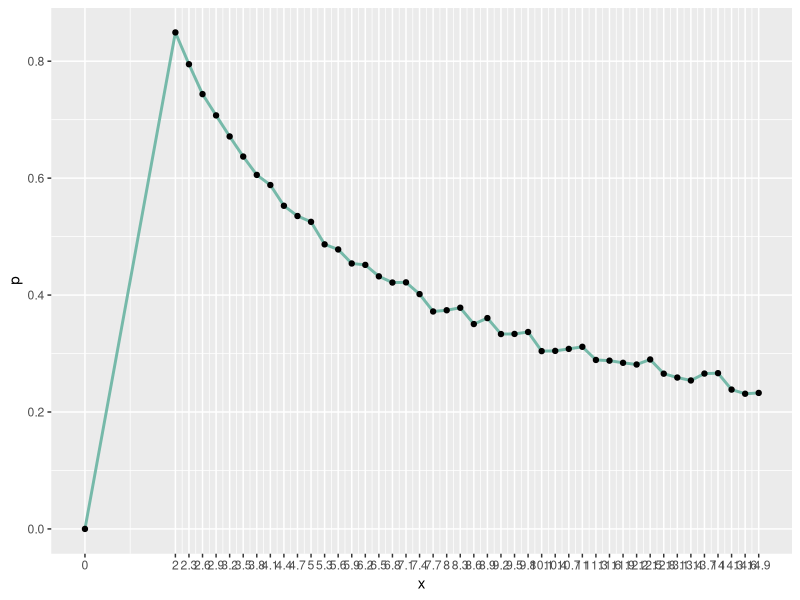
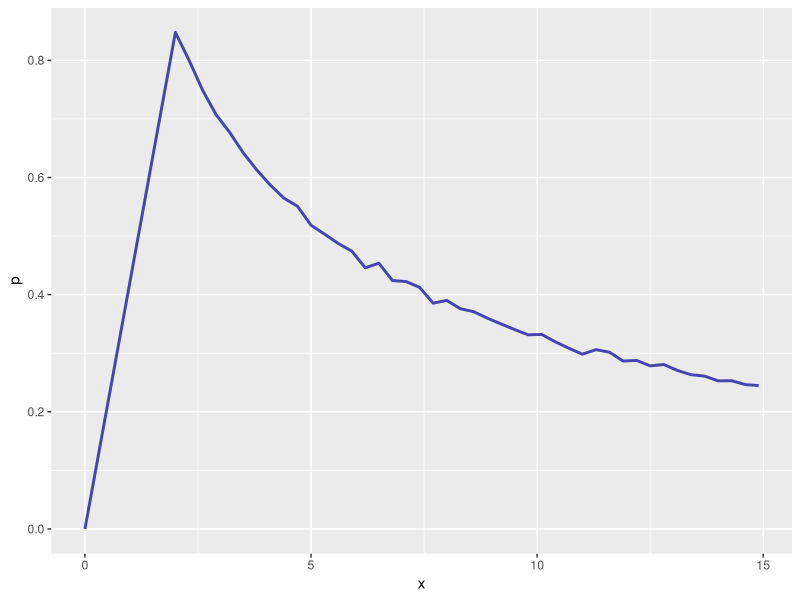

Reproduce these figures in R, in order. (Note: a time limit stopped this script after it produced the figures.)
library(ggplot2)
game <- function(x, n){
  win <- 0
  timesToRun <- 10000
  numSkips <- n / x
  max <- n*10
  j <- 0
  while (j < timesToRun)
  {
    randNums <- sample(1:max, n, replace=F)
    actualBiggest <- max(randNums)
    
    i <- 1
    currBiggest <- 0
    while (i <= numSkips)
    {
      if (randNums[i] > currBiggest)
      {
        currBiggest <- randNums[i]
      }
      i <- i + 1
    }
    
    finalGuess <- currBiggest
    i <- numSkips +1
    while (i <= n)
    {
      if (randNums[i] > currBiggest)
      {
        finalGuess <- randNums[i]
        break
      }
      i <- i + 1
    }
    
    if (finalGuess == actualBiggest)
    {
      win <- win + 1
    }
    j <- j +1
  }
  p <- win / timesToRun
  return(p)
}

count <- seq(2,15, by=0.3)
probabilities <- c(0)
for(i in count){
  probabilities <- c(probabilities, game(i, 100))
}
count <- c(0, count)
probabilities <- data.frame(x = count, p = probabilities)
ggplot(probabilities, aes(x=x, y=p)) +
  geom_line( color="#69b3a2", linewidth=1, alpha=0.9, linetype="solid") + 
  geom_point() +
  scale_x_continuous(labels = as.character(count), breaks = count)


count <- seq(2,15, by=0.3)
probabilities <- c(0)
for(i in count){
  probabilities <- c(probabilities, game(i, 1000))
}
count <- c(0, count)
probabilities <- data.frame(x = count, p = probabilities)
ggplot(probabilities, aes(x=x, y=p)) +
  geom_line( color="#3632a8", linewidth=1, alpha=0.9, linetype="solid") 


count <- seq(2,15, by=0.3)
probabilities <- c(0)
for(i in count){
  probabilities <- c(probabilities, game(i, 10000))
}
count <- c(0, count)
probabilities <- data.frame(x = count, p = probabilities)
ggplot(probabilities, aes(x=x, y=p)) +
  geom_line( color="#2fd4b5", linewidth=1, alpha=0.9, linetype="solid") 
